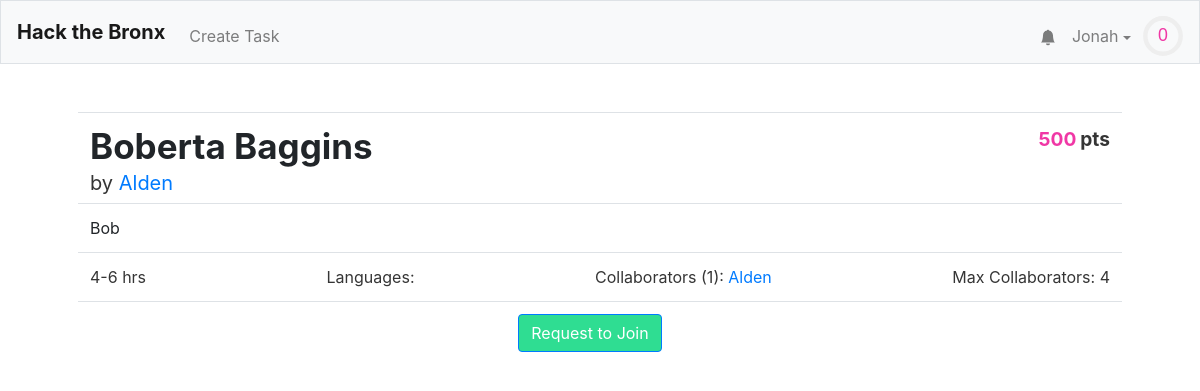
The app's page /task/1 (signed in) with its own data.
### tables this page shows
CREATE TABLE "users" (
	"id"	INTEGER NOT NULL UNIQUE,
	"username"	TEXT NOT NULL UNIQUE,
	"hash"	TEXT NOT NULL,
	"email"	TEXT,
	"tasks"	TEXT,
	"points"	INTEGER NOT NULL DEFAULT 0,
	"numcomplete"	INTEGER NOT NULL DEFAULT 0,
	"notifications"	BLOB,
	PRIMARY KEY("id" AUTOINCREMENT)
);

CREATE TABLE "tasks" (
	"id"	INTEGER NOT NULL UNIQUE,
	"title"	TEXT NOT NULL,
	"description"	TEXT,
	"languages"	BLOB,
	"image"	TEXT,
	"hmin"	INTEGER,
	"hmax"	INTEGER,
	"cmax"	INTEGER,
	"collaborators"	TEXT,
	"creator"	INTEGER,
	PRIMARY KEY("id" AUTOINCREMENT)
);

### application.py (the view, shortened to what this page needs)
@app.route("/task/<id>", methods=["GET", "POST"])
@login_required
def task(id):
    if request.method == "GET":
        task = db.execute("SELECT * FROM tasks WHERE id = :id", id=id)[0]
        creator = db.execute("SELECT * FROM users WHERE id = :id", id=task['creator'])[0]
        ids = debyte(task['collaborators'])
        task['collaborators'] = [db.execute("SELECT * FROM users WHERE id = :id", id=a)[0] for a in ids]
        collaborators = task['collaborators']
        task["points"] = calculate_points(task)
        return render_template("task.html",is_user_task=(task["creator"]==session["user_id"]),is_collab_task=(session["user_id"] in ids),enumerate=enumerate,len=len,collaborators=collaborators,task=task, creator=creator, user=getuser(session, db))

### application.py (called while the page is built)
@app.after_request
def after_request(response):
    response.headers["Cache-Control"] = "no-cache, no-store, must-revalidate"
    response.headers["Expires"] = 0
    response.headers["Pragma"] = "no-cache"
    return response

### helpers.py (called while the page is built)
def login_required(f):
    @wraps(f)
    def decorated_function(*args, **kwargs):
        if session.get("user_id") is None:
            return redirect("/login")
        return f(*args, **kwargs)
    return decorated_function

def debyte(obj):
    return pickle.loads(obj)

def getuser(session, db):
    user =  db.execute("SELECT * FROM users WHERE id = :id", id=session["user_id"])[0]
    user["level"]=int(user['points']**.5//10)
    user["level-progress"] = (user['points']**.5%8)/(((user["level"]+1)*10)**2)
    user["notifications"] = debyte(user["notifications"]) if user["notifications"] else []
    user["notification-amount"] = len(user["notifications"])
    return user

def calculate_points(task):
    if task['hmin'] and task['hmax']:
        total = int(min((task['hmin']+task['hmax'])/2 * 100, 500))
    else:
        total = 0
    return total

### templates/task.html (shortened to what this page needs)
{% extends "layout.html" %}
{% block head %}
    <link href="/static/task.css" rel="stylesheet">
{% endblock %}
{% block main %}
<table class="table">
  <tbody>
    <tr>
      <td class="title"><h1>{{ task.title }}</h1><span class="creator-text">by <a href="/profile/{{creator.username}}">{{creator.username}}</a></span></td><td class="pts-td"><span class="points"><span>{{task.points}}</span><div> pts</div></span></td>
    </tr>
    {% if "description" in task %}
    <tr>
      <td colspan="2" class="description-text">{{task.description}}</td>
    </tr>
    {% endif %}
    <tr>
      <td colspan="2" width="100%">
        <div class="stats">
        <span class="hours-text">{{task.hmin}}-{{task.hmax}} hrs</span>
        <span class="languages-text">Languages: {{task.languages}}</span>
        <span class="collaborators-text">Collaborators ({{len(collaborators)}}): {% for i,c in enumerate(collaborators)%}<a href="/profile/{{c['username']}}">{{c['username']}}</a>{% if i < len(collaborators)-1%}, {% endif %}{% endfor %}</span>
        <span class="cmax-text">Max Collaborators: {{task.cmax}}</span>
      </div>
      </td>
    </tr>
    {% if is_user_task %}
    <tr>
      <td colspan="2" width="100%" style="text-align: center;">
        <button onclick = "openCompleteConfirmModal()" class="btn btn-primary accept-button">Mark Task as Complete</button>
        <button onclick = "openDeleteConfirmModal()" class="btn btn-primary reject-button">Delete</button>
      </td>
    </tr>
    {% elif is_collab_task %}
    <tr>
      <td colspan="2" width="100%" style="text-align: center;">
        <button onclick = "postData('leave')" class="btn btn-primary reject-button">Leave Task</button>
      </td>
    </tr>
    {% else %}
    <tr>
      <td colspan="2" width="100%" style="text-align: center;">
        <button onclick = "postData('join')" class="btn btn-primary accept-button">Request to Join</button>
      </td>
    </tr>
    {% endif %}
  </tbody>
</table>
{% endblock %}

### templates/layout.html (shortened to what this page needs)
<!DOCTYPE html>
<html lang="en">
    <head>
        <link href="https://maxcdn.bootstrapcdn.com/bootstrap/4.1.3/css/bootstrap.min.css" rel="stylesheet">
        {% block head %}{% endblock %}
        <link href="/static/styles.css" rel="stylesheet">
    </head>
    <body>
        <nav style = "height: 8vh" class="navbar navbar-expand-md navbar-light bg-light border">
            <a class="navbar-brand" href="/"><b>Hack the Bronx</b></a>
            <div class="collapse navbar-collapse" id="navbar">
                {% if session.user_id %}
                    <ul class="navbar-nav mt-2">
                        <li class="nav-item"><a class="nav-link" href="/taskCreation">Create Task</a></li>
                    </ul>
                    <ul class="navbar-nav ml-auto mt-2">
                        <li style="position: relative; transform:translateX(8px) translateY(7.5px);"class="nav-item"><a class="nav-link" href="/notifications"><svg xmlns="http://www.w3.org/2000/svg" width="16" height="16" fill="currentColor" class="bi bi-bell-fill" viewBox="0 0 16 16">
  <path d="M8 16a2 2 0 0 0 2-2H6a2 2 0 0 0 2 2zm.995-14.901a1 1 0 1 0-1.99 0A5.002 5.002 0 0 0 3 6c0 1.098-.5 6-2 7h14c-1.5-1-2-5.902-2-7 0-2.42-1.72-4.44-4.005-4.901z"/>
</svg></a><span style="display:{{ "none" if user["notification-amount"] == 0 else "flex" }};" class="notification-circle">{{user["notification-amount"]}}</span></li>
                        <li class="nav-item">
                            <div id="user-information-dropdown">
                              <button onclick="showUserDropdown()" id="user-information-dropname" class="nav-link">{{ session.user_name }} <span class="dropdown-caret"></span></button>
                            </div>
                        </li>
                        <li class="nav-item">
                            <div style = "margin-left: -4px;">
                                <svg viewBox="0 0 36 36" style="transform: translateY(8px); width: 40px;">
                                    <path class="level-display-bg"
                                d="M18 2.0845
                                  a 15.9155 15.9155 0 0 1 0 31.831
                                  a 15.9155 15.9155 0 0 1 0 -31.831"
                              />
                                  <path class = "level-display"
                                    d="M18 2.0845
                                      a 15.9155 15.9155 0 0 1 0 31.831
                                      a 15.9155 15.9155 0 0 1 0 -31.831"
                                    fill="none"
                                    stroke="#444";
                                    stroke-width="1";
                                    stroke-dasharray="{{ user["level-progress"] }}, 100";
                                  />
                                  <text x="18" y="22.8" class="level">{{user["level"]}}</text>
                                </svg>
                            </div>
                        </li>
                    </ul>
                {% endif %}
            </div>
        </nav>
        <main class="container p-5">
            {% block main %}{% endblock %}
        </main>
    </body>
</html>

### static/task.css (style rules this page uses)
.accept-button { background: #2FDD92; margin-right: 20px; }
h1 { font-size: 35px; font-weight: bold; }
td.title { line-height: .8; }
.creator-text { color: #353535; font-size: 20px; }
.points { color: #353535; display: block; font-weight: bold; font-size: 1.2em; }
.points span { color: #F037A5; display: inline-block; margin-right: .2em; }
.points div { display: inline-block; }
.stats { color: #353535; font-weight: normal; display: flex; justify-content: space-between; width: 100%; }
.pts-td { text-align: right; }

### static/styles.css (style rules this page uses)
#user-information-dropname { background: none; padding: 16px; border: none; cursor: pointer; }
.dropdown-caret { display: inline-block; width: 0; height: 0; vertical-align: middle; content: ""; border-style: solid; border-width: 4px 4px 0; border-right-color: transparent; border-bottom-color: transparent; border-left-color: transparent; }
#user-information-dropname { position: relative; display: inline-block; }
.level { fill: #F037A5; font-family: sans-serif; font-size: 1em; text-anchor: middle; }

### records on screen
users: user_name "Jonah"
tasks: title "Boberta Baggins", description "Bob", hmin "4", hmax "6", cmax "4"
users: username "Alden"

### other values on screen
{{ user["level"] }} "0"
{{ task.points }} "500"
{{ len(collaborators) }} "1"
